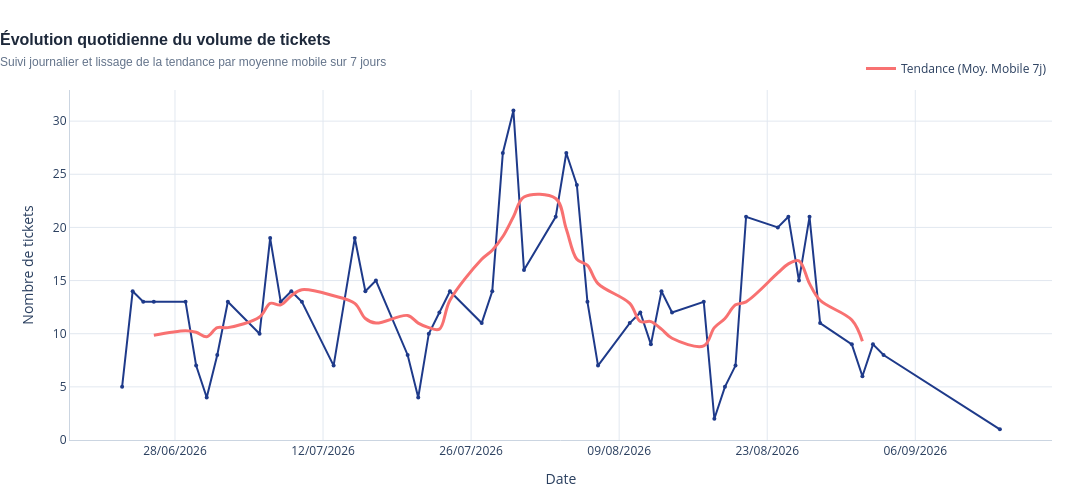

Notebook code for this chart:
### Markdown cell above
## 05  Statistiques Descriptives

### Code cell
# ============================================================
# 9.2 — Évolution du volume de lignes analytiques par jour
# ============================================================

volume_quotidien = (
    df_clean
    .groupby("date_ticket")
    .size()
    .rename("nombre_lignes")
    .reset_index()
    .sort_values("date_ticket")
)

print("Première date :", volume_quotidien["date_ticket"].min().date())
print("Dernière date :", volume_quotidien["date_ticket"].max().date())
print("Nombre de jours actifs :", len(volume_quotidien))
print("Moyenne quotidienne :", volume_quotidien["nombre_lignes"].mean().round(2))
import numpy as np
import plotly.express as px
import plotly.graph_objects as go
import pandas as pd

# =========================================================
# 1. Calcul de la moyenne mobile sur 7 jours
# =========================================================

volume_quotidien["moyenne_mobile"] = (
    volume_quotidien["nombre_lignes"]
    .rolling(window=7, center=True)
    .mean()
)


# =========================================================
# 2. Création du graphique principal
# =========================================================

fig_volume_quotidien = px.line(
    volume_quotidien,
    x="date_ticket",
    y="nombre_lignes",
    markers=True,
    labels={
        "date_ticket": "Date",
        "nombre_lignes": "Nombre de tickets",
    },
)


# =========================================================
# 3. Courbe du volume quotidien
# =========================================================

fig_volume_quotidien.update_traces(
    selector=dict(mode="lines+markers"),
    line=dict(
        color="#1e3a8a",
        width=2
    ),
    marker=dict(
        size=4,
        color="#1e3a8a"
    ),
    hovertemplate=(
        "<b>Date :</b> %{x|%d/%m/%Y}<br>"
        "<b>Volume journalier :</b> %{y} tickets<br>"
        "<extra></extra>"
    ),
)


# =========================================================
# 4. Ajout de la moyenne mobile
# =========================================================

fig_volume_quotidien.add_trace(
    go.Scatter(
        x=volume_quotidien["date_ticket"],
        y=volume_quotidien["moyenne_mobile"],
        name="Tendance (Moy. Mobile 7j)",
        mode="lines",
        line=dict(
            color="#f87171",
            width=3,
            shape="spline"
        ),
        hovertemplate=(
            "<b>Tendance (7j) :</b> %{y:.1f} tickets<br>"
            "<extra></extra>"
        ),
    )
)


# =========================================================
# 5. Mise en page — même logique que le graphique qui fonctionne
# =========================================================

fig_volume_quotidien.update_layout(

    template="plotly_white",

    # Dimensions explicites
    width=1100,
    height=500,

    title=dict(
        text=(
            "<b>Évolution quotidienne du volume de tickets</b>"
            "<br>"
            "<span style='font-size:12px; color:#64748b;'>"
            "Suivi journalier et lissage de la tendance "
            "par moyenne mobile sur 7 jours"
            "</span>"
        ),
        font=dict(
            size=16,
            color="#1e293b",
            family="Arial"
        ),
        x=0.0,
        xanchor="left"
    ),

    xaxis=dict(
        title="Date",
        tickformat="%d/%m/%Y",
        showgrid=True,
        gridcolor="#e2e8f0",
        linecolor="#cbd5e1"
    ),

    yaxis=dict(
        title="Nombre de tickets",
        rangemode="tozero",
        showgrid=True,
        gridcolor="#e2e8f0",
        linecolor="#cbd5e1",
        autorange=True
    ),

    margin=dict(
        t=90,
        b=60,
        l=70,
        r=40
    ),

    showlegend=True,

    legend=dict(
        orientation="h",
        yanchor="bottom",
        y=1.02,
        xanchor="right",
        x=1,
        bgcolor="rgba(0,0,0,0)"
    ),

    hovermode="x unified"
)


# =========================================================
# 6. Affichage
# =========================================================

fig_volume_quotidien.show()

### Figure 1 — Plotly figure (JSON) as saved in the notebook; plotly's stock layout.template omitted (floating-point values rounded to 4 significant figures)
{"data": [{"hovertemplate": "<b>Date :</b> %{x|%d/%m/%Y}<br><b>Volume journalier :</b> %{y} tickets<br><extra></extra>", "legendgroup": "", "line": {"color": "#1e3a8a", "dash": "solid", "width": 2}, "marker": {"color": "#1e3a8a", "size": 4, "symbol": "circle"}, "mode": "lines+markers", "name": "", "orientation": "v", "showlegend": false, "type": "scatter", "x": ["2026-06-23T00:00:00", "2026-06-24T00:00:00", "2026-06-25T00:00:00", "2026-06-26T00:00:00", "2026-06-29T00:00:00", "2026-06-30T00:00:00", "2026-07-01T00:00:00", "2026-07-02T00:00:00", "2026-07-03T00:00:00", "2026-07-06T00:00:00", "2026-07-07T00:00:00", "2026-07-08T00:00:00", "2026-07-09T00:00:00", "2026-07-10T00:00:00", "2026-07-13T00:00:00", "2026-07-15T00:00:00", "2026-07-16T00:00:00", "2026-07-17T00:00:00", "2026-07-20T00:00:00", "2026-07-21T00:00:00", "2026-07-22T00:00:00", "2026-07-23T00:00:00", "2026-07-24T00:00:00", "2026-07-27T00:00:00", "2026-07-28T00:00:00", "2026-07-29T00:00:00", "2026-07-30T00:00:00", "2026-07-31T00:00:00", "2026-08-03T00:00:00", "2026-08-04T00:00:00", "2026-08-05T00:00:00", "2026-08-06T00:00:00", "2026-08-07T00:00:00", "2026-08-10T00:00:00", "2026-08-11T00:00:00", "2026-08-12T00:00:00", "2026-08-13T00:00:00", "2026-08-14T00:00:00", "2026-08-17T00:00:00", "2026-08-18T00:00:00", "2026-08-19T00:00:00", "2026-08-20T00:00:00", "2026-08-21T00:00:00", "2026-08-24T00:00:00", "2026-08-25T00:00:00", "2026-08-26T00:00:00", "2026-08-27T00:00:00", "2026-08-28T00:00:00", "2026-08-31T00:00:00", "2026-09-01T00:00:00", "2026-09-02T00:00:00", "2026-09-03T00:00:00", "2026-09-14T00:00:00"], "xaxis": "x", "y": [5, 14, 13, 13, 13, 7, 4, 8, 13, 10, 19, 13, 14, 13, 7, 19, 14, 15, 8, 4, 10, 12, 14, 11, 14, 27, 31, 16, 21, 27, 24, 13, 7, 11, 12, 9, 14, 12, 13, 2, 5, 7, 21, 20, 21, 15, 21, 11, 9, 6, 9, 8, 1], "yaxis": "y"}, {"hovertemplate": "<b>Tendance (7j) :</b> %{y:.1f} tickets<br><extra></extra>", "line": {"color": "#f87171", "shape": "spline", "width": 3}, "mode": "lines", "name": "Tendance (Moy. Mobile 7j)", "type": "scatter", "x": ["2026-06-23T00:00:00", "2026-06-24T00:00:00", "2026-06-25T00:00:00", "2026-06-26T00:00:00", "2026-06-29T00:00:00", "2026-06-30T00:00:00", "2026-07-01T00:00:00", "2026-07-02T00:00:00", "2026-07-03T00:00:00", "2026-07-06T00:00:00", "2026-07-07T00:00:00", "2026-07-08T00:00:00", "2026-07-09T00:00:00", "2026-07-10T00:00:00", "2026-07-13T00:00:00", "2026-07-15T00:00:00", "2026-07-16T00:00:00", "2026-07-17T00:00:00", "2026-07-20T00:00:00", "2026-07-21T00:00:00", "2026-07-22T00:00:00", "2026-07-23T00:00:00", "2026-07-24T00:00:00", "2026-07-27T00:00:00", "2026-07-28T00:00:00", "2026-07-29T00:00:00", "2026-07-30T00:00:00", "2026-07-31T00:00:00", "2026-08-03T00:00:00", "2026-08-04T00:00:00", "2026-08-05T00:00:00", "2026-08-06T00:00:00", "2026-08-07T00:00:00", "2026-08-10T00:00:00", "2026-08-11T00:00:00", "2026-08-12T00:00:00", "2026-08-13T00:00:00", "2026-08-14T00:00:00", "2026-08-17T00:00:00", "2026-08-18T00:00:00", "2026-08-19T00:00:00", "2026-08-20T00:00:00", "2026-08-21T00:00:00", "2026-08-24T00:00:00", "2026-08-25T00:00:00", "2026-08-26T00:00:00", "2026-08-27T00:00:00", "2026-08-28T00:00:00", "2026-08-31T00:00:00", "2026-09-01T00:00:00", "2026-09-02T00:00:00", "2026-09-03T00:00:00", "2026-09-14T00:00:00"], "y": [NaN, NaN, NaN, 9.857, 10.29, 10.14, 9.714, 10.57, 10.57, 11.57, 12.86, 12.71, 13.57, 14.14, 13.57, 12.86, 11.43, 11.0, 11.71, 11.0, 10.57, 10.43, 13.14, 17.0, 17.86, 19.14, 21.0, 22.86, 22.71, 19.86, 17.0, 16.43, 14.71, 12.86, 11.14, 11.14, 10.43, 9.571, 8.857, 10.57, 11.43, 12.71, 13.0, 15.71, 16.57, 16.86, 14.71, 13.14, 11.29, 9.286, NaN, NaN, NaN]}], "layout": {"height": 500, "hovermode": "x unified", "legend": {"bgcolor": "rgba(0,0,0,0)", "orientation": "h", "tracegroupgap": 0, "x": 1, "xanchor": "right", "y": 1.02, "yanchor": "bottom"}, "margin": {"b": 60, "l": 70, "r": 40, "t": 90}, "showlegend": true, "title": {"font": {"color": "#1e293b", "family": "Arial", "size": 16}, "text": "<b>Évolution quotidienne du volume de tickets</b><br><span style='font-size:12px; color:#64748b;'>Suivi journalier et lissage de la tendance par moyenne mobile sur 7 jours</span>", "x": 0, "xanchor": "left"}, "width": 1100, "xaxis": {"anchor": "y", "domain": [0, 1], "gridcolor": "#e2e8f0", "linecolor": "#cbd5e1", "showgrid": true, "tickformat": "%d/%m/%Y", "title": {"text": "Date"}}, "yaxis": {"anchor": "x", "autorange": true, "domain": [0, 1], "gridcolor": "#e2e8f0", "linecolor": "#cbd5e1", "rangemode": "tozero", "showgrid": true, "title": {"text": "Nombre de tickets"}}}}
